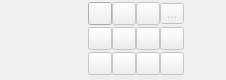
<?xml version="1.0" encoding="UTF-8"?>
<ui version="4.0">
 <class>qMRMLThreeDViewControllerWidget</class>
 <widget class="QWidget" name="qMRMLThreeDViewControllerWidget">
  <property name="geometry">
   <rect>
    <x>0</x>
    <y>0</y>
    <width>226</width>
    <height>80</height>
   </rect>
  </property>
  <property name="sizePolicy">
   <sizepolicy hsizetype="Preferred" vsizetype="Maximum">
    <horstretch>0</horstretch>
    <verstretch>0</verstretch>
   </sizepolicy>
  </property>
  <property name="windowTitle">
   <string>3D View Controller</string>
  </property>
  <layout class="QHBoxLayout" name="horizontalLayout">
   <property name="leftMargin">
    <number>0</number>
   </property>
   <property name="topMargin">
    <number>0</number>
   </property>
   <property name="rightMargin">
    <number>0</number>
   </property>
   <property name="bottomMargin">
    <number>0</number>
   </property>
   <item>
    <widget class="ctkAxesWidget" name="AxesWidget">
     <property name="sizePolicy">
      <sizepolicy hsizetype="Fixed" vsizetype="Ignored">
       <horstretch>0</horstretch>
       <verstretch>0</verstretch>
      </sizepolicy>
     </property>
     <property name="autoReset">
      <bool>true</bool>
     </property>
    </widget>
   </item>
   <item>
    <layout class="QGridLayout" name="gridLayout">
     <property name="spacing">
      <number>0</number>
     </property>
     <item row="2" column="0">
      <widget class="QToolButton" name="ZoomOutButton">
       <property name="enabled">
        <bool>false</bool>
       </property>
       <property name="toolTip">
        <string>Zoom out of the scene by a small amount.</string>
       </property>
       <property name="text">
        <string/>
       </property>
       <property name="icon">
        <iconset resource="../qMRMLWidgets.qrc">
         <normaloff>:/Icons/ViewZoomOut.png</normaloff>:/Icons/ViewZoomOut.png</iconset>
       </property>
       <property name="autoRepeat">
        <bool>true</bool>
       </property>
      </widget>
     </item>
     <item row="1" column="1">
      <widget class="QToolButton" name="SpinButton">
       <property name="enabled">
        <bool>false</bool>
       </property>
       <property name="toolTip">
        <string>Spin the 3D view.</string>
       </property>
       <property name="text">
        <string/>
       </property>
       <property name="icon">
        <iconset resource="../qMRMLWidgets.qrc">
         <normaloff>:/Icons/ViewSpin.png</normaloff>:/Icons/ViewSpin.png</iconset>
       </property>
       <property name="checkable">
        <bool>true</bool>
       </property>
      </widget>
     </item>
     <item row="2" column="1">
      <widget class="QToolButton" name="RockButton">
       <property name="enabled">
        <bool>false</bool>
       </property>
       <property name="toolTip">
        <string>Rock the 3D view.</string>
       </property>
       <property name="text">
        <string/>
       </property>
       <property name="icon">
        <iconset resource="../qMRMLWidgets.qrc">
         <normaloff>:/Icons/ViewRock.png</normaloff>:/Icons/ViewRock.png</iconset>
       </property>
       <property name="checkable">
        <bool>true</bool>
       </property>
      </widget>
     </item>
     <item row="2" column="2">
      <widget class="QToolButton" name="VisibilityButton">
       <property name="enabled">
        <bool>false</bool>
       </property>
       <property name="toolTip">
        <string>Toggle visibility of elements in the 3D view.</string>
       </property>
       <property name="text">
        <string/>
       </property>
       <property name="icon">
        <iconset resource="../qMRMLWidgets.qrc">
         <normaloff>:/Icons/VisibleOn.png</normaloff>:/Icons/VisibleOn.png</iconset>
       </property>
       <property name="popupMode">
        <enum>QToolButton::InstantPopup</enum>
       </property>
      </widget>
     </item>
     <item row="1" column="2">
      <widget class="QToolButton" name="OrientationMarkerButton">
       <property name="enabled">
        <bool>false</bool>
       </property>
       <property name="toolTip">
        <string>Orientation marker</string>
       </property>
       <property name="text">
        <string/>
       </property>
       <property name="icon">
        <iconset resource="../qMRMLWidgets.qrc">
         <normaloff>:/Icons/OrientationMarker.png</normaloff>:/Icons/OrientationMarker.png</iconset>
       </property>
       <property name="popupMode">
        <enum>QToolButton::InstantPopup</enum>
       </property>
      </widget>
     </item>
     <item row="1" column="0">
      <widget class="QToolButton" name="ZoomInButton">
       <property name="enabled">
        <bool>false</bool>
       </property>
       <property name="toolTip">
        <string>Zoom in on the scene by a small amount.</string>
       </property>
       <property name="text">
        <string/>
       </property>
       <property name="icon">
        <iconset resource="../qMRMLWidgets.qrc">
         <normaloff>:/Icons/ViewZoomIn.png</normaloff>:/Icons/ViewZoomIn.png</iconset>
       </property>
       <property name="autoRepeat">
        <bool>true</bool>
       </property>
      </widget>
     </item>
     <item row="2" column="3">
      <widget class="QToolButton" name="MoreToolButton">
       <property name="enabled">
        <bool>false</bool>
       </property>
       <property name="text">
        <string/>
       </property>
       <property name="icon">
        <iconset resource="../qMRMLWidgets.qrc">
         <normaloff>:/Icons/SliceMoreOptions.png</normaloff>:/Icons/SliceMoreOptions.png</iconset>
       </property>
       <property name="popupMode">
        <enum>QToolButton::InstantPopup</enum>
       </property>
      </widget>
     </item>
     <item row="1" column="3">
      <widget class="QToolButton" name="StereoButton">
       <property name="enabled">
        <bool>false</bool>
       </property>
       <property name="toolTip">
        <string>Select among stereo viewing options (3DSlicer must be started with stereo enabled to use these features).</string>
       </property>
       <property name="text">
        <string/>
       </property>
       <property name="icon">
        <iconset resource="../qMRMLWidgets.qrc">
         <normaloff>:/Icons/ViewStereo.png</normaloff>:/Icons/ViewStereo.png</iconset>
       </property>
       <property name="popupMode">
        <enum>QToolButton::InstantPopup</enum>
       </property>
      </widget>
     </item>
     <item row="0" column="3">
      <widget class="QToolButton" name="RulerButton">
       <property name="enabled">
        <bool>false</bool>
       </property>
       <property name="toolTip">
        <string>Show ruler. Only available in orthographic projection mode.</string>
       </property>
       <property name="text">
        <string>...</string>
       </property>
       <property name="icon">
        <iconset resource="../qMRMLWidgets.qrc">
         <normaloff>:/Icons/Ruler.png</normaloff>:/Icons/Ruler.png</iconset>
       </property>
       <property name="popupMode">
        <enum>QToolButton::InstantPopup</enum>
       </property>
      </widget>
     </item>
     <item row="0" column="2">
      <widget class="QToolButton" name="OrthoButton">
       <property name="enabled">
        <bool>false</bool>
       </property>
       <property name="toolTip">
        <string>Toggle between orthographic and perspective rendering in the 3D view.</string>
       </property>
       <property name="text">
        <string/>
       </property>
       <property name="icon">
        <iconset resource="../qMRMLWidgets.qrc">
         <normaloff>:/Icons/ViewPerspective.png</normaloff>
         <normalon>:/Icons/ViewOrtho.png</normalon>:/Icons/ViewPerspective.png</iconset>
       </property>
       <property name="checkable">
        <bool>true</bool>
       </property>
      </widget>
     </item>
     <item row="0" column="1">
      <widget class="QToolButton" name="CenterButton">
       <property name="enabled">
        <bool>false</bool>
       </property>
       <property name="toolTip">
        <string>Center the 3D view on the scene.</string>
       </property>
      </widget>
     </item>
     <item row="0" column="0">
      <widget class="QToolButton" name="ViewLinkButton">
       <property name="toolTip">
        <string>Link/Unlink the view controls across all 3D Viewers.</string>
       </property>
       <property name="text">
        <string/>
       </property>
       <property name="icon">
        <iconset resource="../qMRMLWidgets.qrc">
         <normaloff>:/Icons/LinkOff.png</normaloff>
         <normalon>:/Icons/LinkOn.png</normalon>:/Icons/LinkOff.png</iconset>
       </property>
       <property name="checkable">
        <bool>true</bool>
       </property>
       <property name="checked">
        <bool>false</bool>
       </property>
       <property name="autoRaise">
        <bool>false</bool>
       </property>
      </widget>
     </item>
    </layout>
   </item>
  </layout>
  <action name="actionNoStereo">
   <property name="checkable">
    <bool>true</bool>
   </property>
   <property name="checked">
    <bool>true</bool>
   </property>
   <property name="text">
    <string>No Stereo</string>
   </property>
  </action>
  <action name="actionSwitchToRedBlueStereo">
   <property name="checkable">
    <bool>true</bool>
   </property>
   <property name="text">
    <string>Red/blue</string>
   </property>
  </action>
  <action name="actionSwitchToAnaglyphStereo">
   <property name="checkable">
    <bool>true</bool>
   </property>
   <property name="text">
    <string>Anaglyph</string>
   </property>
  </action>
  <action name="actionSwitchToQuadBufferStereo">
   <property name="checkable">
    <bool>true</bool>
   </property>
   <property name="text">
    <string>QuadBuffer</string>
   </property>
  </action>
  <action name="actionSwitchToInterlacedStereo">
   <property name="checkable">
    <bool>true</bool>
   </property>
   <property name="text">
    <string>Interlaced</string>
   </property>
   <property name="toolTip">
    <string>Switch to Interlaced stereo mode</string>
   </property>
  </action>
  <action name="actionSet3DAxisVisible">
   <property name="checkable">
    <bool>true</bool>
   </property>
   <property name="checked">
    <bool>true</bool>
   </property>
   <property name="text">
    <string>3D cube</string>
   </property>
  </action>
  <action name="actionSet3DAxisLabelVisible">
   <property name="checkable">
    <bool>true</bool>
   </property>
   <property name="checked">
    <bool>true</bool>
   </property>
   <property name="text">
    <string>3D axis label</string>
   </property>
  </action>
  <action name="actionSetLightBlueBackground">
   <property name="checkable">
    <bool>true</bool>
   </property>
   <property name="checked">
    <bool>true</bool>
   </property>
   <property name="text">
    <string>Light blue background</string>
   </property>
   <property name="toolTip">
    <string>Set light blue background</string>
   </property>
  </action>
  <action name="actionSetBlackBackground">
   <property name="checkable">
    <bool>true</bool>
   </property>
   <property name="text">
    <string>Black background</string>
   </property>
   <property name="toolTip">
    <string>Set black background</string>
   </property>
  </action>
  <action name="actionSetWhiteBackground">
   <property name="checkable">
    <bool>true</bool>
   </property>
   <property name="text">
    <string>White background</string>
   </property>
   <property name="toolTip">
    <string>Set white background</string>
   </property>
  </action>
  <action name="actionCenter">
   <property name="icon">
    <iconset resource="../qMRMLWidgets.qrc">
     <normaloff>:/Icons/ViewCenter.png</normaloff>:/Icons/ViewCenter.png</iconset>
   </property>
   <property name="text">
    <string>Center</string>
   </property>
   <property name="toolTip">
    <string>Center the 3D view on the scene</string>
   </property>
  </action>
  <action name="actionUseDepthPeeling">
   <property name="checkable">
    <bool>true</bool>
   </property>
   <property name="text">
    <string>Use depth peeling</string>
   </property>
   <property name="toolTip">
    <string>Depth peeling is used to render transparent surface models in order</string>
   </property>
  </action>
  <action name="actionSetFPSVisible">
   <property name="checkable">
    <bool>true</bool>
   </property>
   <property name="icon">
    <iconset resource="../qMRMLWidgets.qrc">
     <normaloff>:/Icons/ViewFPS.png</normaloff>:/Icons/ViewFPS.png</iconset>
   </property>
   <property name="text">
    <string>Show/Hide frames per second (FPS)</string>
   </property>
  </action>
  <action name="actionSwitchToUserDefinedStereo_1">
   <property name="checkable">
    <bool>true</bool>
   </property>
   <property name="text">
    <string>User Defined 1</string>
   </property>
   <property name="toolTip">
    <string>Switch to user defined stereo mode 1</string>
   </property>
  </action>
  <action name="actionSwitchToUserDefinedStereo_2">
   <property name="checkable">
    <bool>true</bool>
   </property>
   <property name="text">
    <string>User Defined 2</string>
   </property>
   <property name="toolTip">
    <string>Switch to user defined stereo mode 2</string>
   </property>
  </action>
  <action name="actionSwitchToUserDefinedStereo_3">
   <property name="checkable">
    <bool>true</bool>
   </property>
   <property name="text">
    <string>User Defined 3</string>
   </property>
   <property name="toolTip">
    <string>Switch to user defined stereo mode 3</string>
   </property>
  </action>
  <action name="actionOrientationMarkerTypeNone">
   <property name="checkable">
    <bool>true</bool>
   </property>
   <property name="text">
    <string>No orientation marker</string>
   </property>
   <property name="toolTip">
    <string>Hide orientation marker</string>
   </property>
  </action>
  <action name="actionOrientationMarkerTypeCube">
   <property name="checkable">
    <bool>true</bool>
   </property>
   <property name="text">
    <string>Cube</string>
   </property>
   <property name="toolTip">
    <string>Show cube orientation marker</string>
   </property>
  </action>
  <action name="actionOrientationMarkerTypeHuman">
   <property name="checkable">
    <bool>true</bool>
   </property>
   <property name="text">
    <string>Human</string>
   </property>
   <property name="toolTip">
    <string>Show human-shaped orientation marker</string>
   </property>
  </action>
  <action name="actionOrientationMarkerTypeAxes">
   <property name="checkable">
    <bool>true</bool>
   </property>
   <property name="text">
    <string>Axes</string>
   </property>
   <property name="toolTip">
    <string>Show axes orientation marker</string>
   </property>
  </action>
  <action name="actionOrientationMarkerSizeSmall">
   <property name="checkable">
    <bool>true</bool>
   </property>
   <property name="text">
    <string>Small</string>
   </property>
   <property name="toolTip">
    <string>Small orientation marker size</string>
   </property>
  </action>
  <action name="actionOrientationMarkerSizeMedium">
   <property name="checkable">
    <bool>true</bool>
   </property>
   <property name="text">
    <string>Medium</string>
   </property>
   <property name="toolTip">
    <string>Medium orientation marker size</string>
   </property>
  </action>
  <action name="actionOrientationMarkerSizeLarge">
   <property name="checkable">
    <bool>true</bool>
   </property>
   <property name="text">
    <string>Large</string>
   </property>
   <property name="toolTip">
    <string>Large orientation marker size</string>
   </property>
  </action>
  <action name="actionRulerTypeNone">
   <property name="checkable">
    <bool>true</bool>
   </property>
   <property name="text">
    <string>No ruler</string>
   </property>
   <property name="toolTip">
    <string>Hide ruler</string>
   </property>
  </action>
  <action name="actionRulerTypeThin">
   <property name="checkable">
    <bool>true</bool>
   </property>
   <property name="text">
    <string>Thin</string>
   </property>
   <property name="toolTip">
    <string>Show thin ruler</string>
   </property>
  </action>
  <action name="actionRulerTypeThick">
   <property name="checkable">
    <bool>true</bool>
   </property>
   <property name="text">
    <string>Thick</string>
   </property>
   <property name="toolTip">
    <string>Show thick ruler</string>
   </property>
  </action>
  <action name="actionRulerColorWhite">
   <property name="checkable">
    <bool>true</bool>
   </property>
   <property name="text">
    <string>White ruler</string>
   </property>
  </action>
  <action name="actionRulerColorBlack">
   <property name="checkable">
    <bool>true</bool>
   </property>
   <property name="text">
    <string>Black ruler</string>
   </property>
  </action>
  <action name="actionRulerColorYellow">
   <property name="checkable">
    <bool>true</bool>
   </property>
   <property name="text">
    <string>Yellow ruler</string>
   </property>
  </action>
  <action name="actionUseSSAO">
   <property name="checkable">
    <bool>true</bool>
   </property>
   <property name="text">
    <string>Improve depth perception (SSAO)</string>
   </property>
   <property name="toolTip">
    <string>Improve depth perception in models by locally adjusting shading, using screen space ambient occlusion (SSAO) method.</string>
   </property>
  </action>
 </widget>
 <customwidgets>
  <customwidget>
   <class>ctkAxesWidget</class>
   <extends>QWidget</extends>
   <header>ctkAxesWidget.h</header>
  </customwidget>
 </customwidgets>
 <resources>
  <include location="../qMRMLWidgets.qrc"/>
 </resources>
 <connections/>
</ui>
